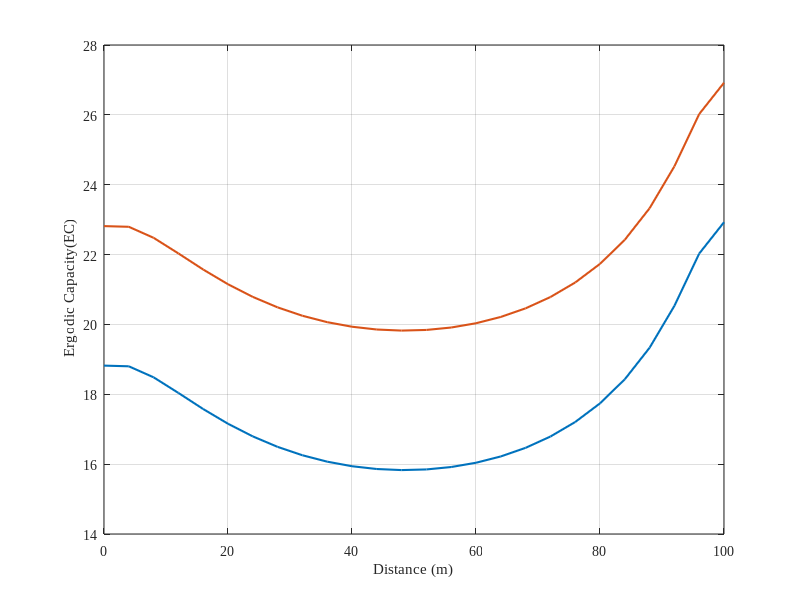

Here is the MATLAB script that generated this plot:
clc
clear all
d1=[0	4	8	12	16	20	24	28	32	36	40	44	48	52	56	60	64	68	72	76	80	84	88	92	96	100
 ];

%%%%%SNR=10dB, N=64,eta=1, mu=0.5, Zt=Zr=2
N64_sim=[18.7989	18.7808	18.4679	18.0153	17.5562	17.1347	16.7754	16.4735	16.2347	16.048	15.9162	15.8413	15.8035	15.8253	15.8949	16.0109	16.1987	16.4484	16.77	17.1831	17.7174	18.4061	19.3134	20.5171	22.0013	22.9005
];
N64_th=[18.8209	18.8013	18.4858	18.0388	17.5776	17.1565	16.7944	16.4945	16.2545	16.071	15.9404	15.8605	15.8299	15.8484	15.9175	16.0399	16.2205	16.4669	16.79	17.2061	17.74	18.4293	19.3328	20.5321	22.0286	22.9255
];
%%%%%SNR=10dB, N=256,eta=1, mu=0.5, Zt=Zr=2
N256_sim=[22.8103	22.7897	22.4749	22.0252	21.5672	21.1444	20.7823	20.4831	20.2434	20.0597	19.9277	19.8481	19.817	19.8365	19.905	20.0292	20.2098	20.4549	20.779	21.193	21.7279	22.4167	23.3204	24.5196	26.0182	26.9144
];
N256_th=[22.8148	22.7953	22.4797	22.0328	21.5715	21.1504	20.7883	20.4884	20.2484	20.0649	19.9343	19.8544	19.8238	19.8423	19.9114	20.0338	20.2145	20.4608	20.7839	21.2001	21.7339	22.4233	23.3267	24.526	26.0225	26.9195
];


width = 5;     % Width in inches
height = 4;    % Height in inches
alw = 1.2;    % AxesLineWidth
fsz = 12;      % Fontsize
lw = 1.5;      % LineWidth
msz = 6;       % MarkerSize

% Plot BLERv
% figure
pos = get(gcf, 'Position');
set(gcf, 'Position', [pos(1) pos(2) width*100, height*100]); %<- Set size
set(0,'defaultAxesFontName','Times New Roman');
   % plot(d1,N64_sim,'*','LineWidth',lw,'MarkerSize',msz);hold on; grid on
    plot(d1,N64_th,'-','LineWidth',lw,'MarkerSize',msz);hold on; grid on
    % plot(d1,N256_sim,'*','LineWidth',lw,'MarkerSize',msz);hold on; grid on
    plot(d1,N256_th,'-','LineWidth',lw,'MarkerSize',msz);hold on; grid on
   % semilogy(d1,N240_sim506,'b*','LineWidth',lw,'MarkerSize',msz);hold on; grid on
 % semilogy(d1,N240_th504,'*','LineWidth',lw,'MarkerSize',msz);hold on; grid on
 %  semilogy(d1,N240_th504,'-','LineWidth',lw,'MarkerSize',msz);hold on; grid on
  % semilogy(d1,N240_th506,'k-','LineWidth',lw,'MarkerSize',msz);hold on; grid on

xlabel( 'Distance (m)')
ylabel( ' Ergodic Capacity(EC)')
  % axis([0 100 15 30])
% axis([0 100 10 25]);
